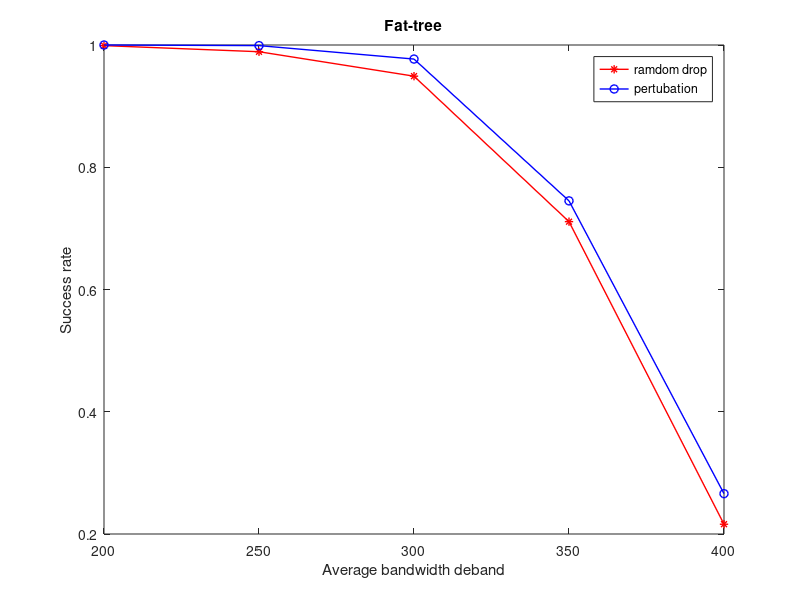
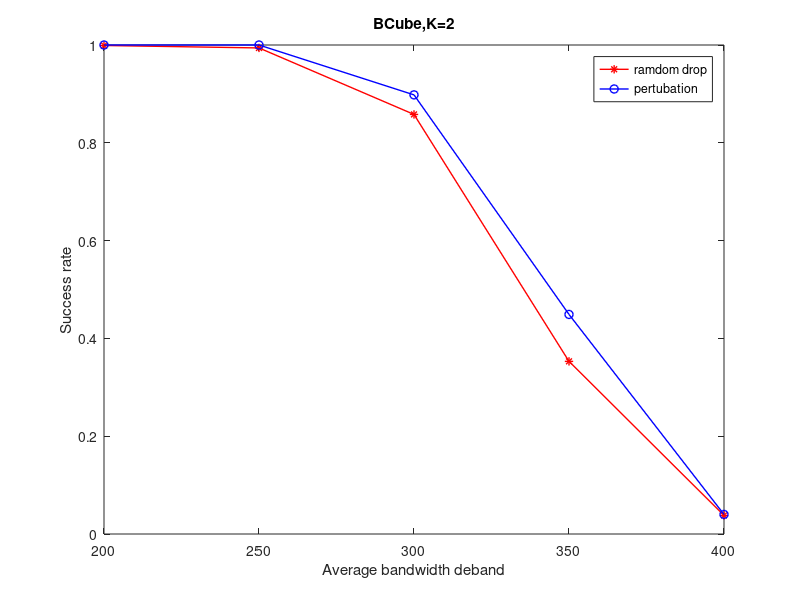
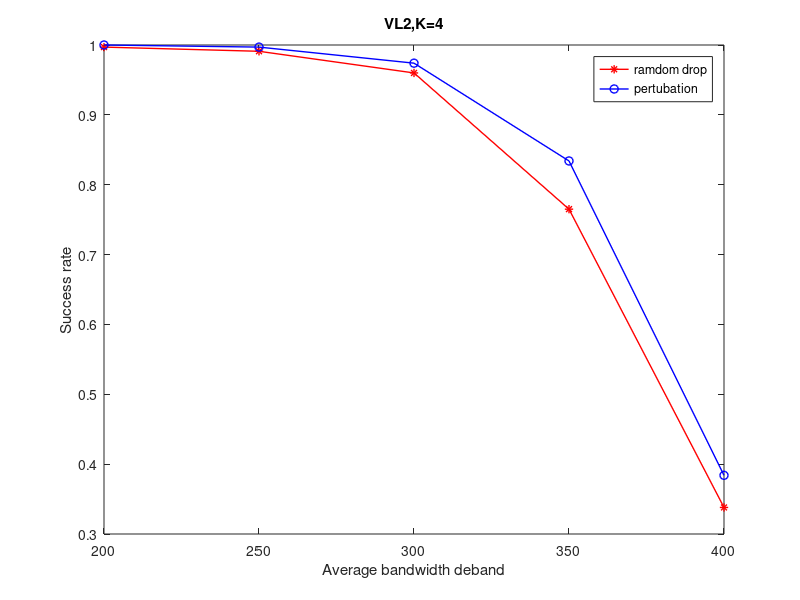

Write MATLAB code to recreate these figures, in order.
clear all;
close all;


%Fat-tree
B=[200,250,300,350,400];
suc_randrop=[ 0.999 0.989 0.949 0.711 0.216 ];   %success_rate backtracking
suc_pert=[ 1 0.999 0.977 0.745 0.266 ];   %success_rate pertuabtion 

figure;
h1=plot(B,suc_randrop,B,suc_pert);
title('Fat-tree');

xlabel('Average bandwidth deband');
ylabel('Success rate');
legend(h1,'ramdom drop','pertubation');
set(gca,'XLim',[200,400]);
set(h1,{'Color'},{'r';'b'});
set(h1,{'Marker'},{'*';'O'});
set(h1,'LineWidth',1);

%BCube
B=[200,250,300,350,400];
suc_randrop=[ 0.999 0.994 0.858 0.353 0.038 ];   %success_rate backtracking
suc_pert=[1 1 0.898 0.449 0.04 ];   %success_rate pertuabtion 

figure;
h1=plot(B,suc_randrop,B,suc_pert);
title('BCube,K=2');

xlabel('Average bandwidth deband');
ylabel('Success rate');
legend(h1,'ramdom drop','pertubation');
set(gca,'XLim',[200,400]);
set(h1,{'Color'},{'r';'b'});
set(h1,{'Marker'},{'*';'O'});
set(h1,'LineWidth',1);

%Vl2
B=[200,250,300,350,400];
suc_randrop=[0.997 0.991 0.96 0.765 0.338  ];   %success_rate backtracking
suc_pert=[1 0.997 0.974 0.834 0.384 ];   %success_rate pertuabtion 

figure;
h1=plot(B,suc_randrop,B,suc_pert);
title('VL2,K=4');

xlabel('Average bandwidth deband');
ylabel('Success rate');
legend(h1,'ramdom drop','pertubation');
set(gca,'XLim',[200,400]);
set(h1,{'Color'},{'r';'b'});
set(h1,{'Marker'},{'*';'O'});
set(h1,'LineWidth',1);


